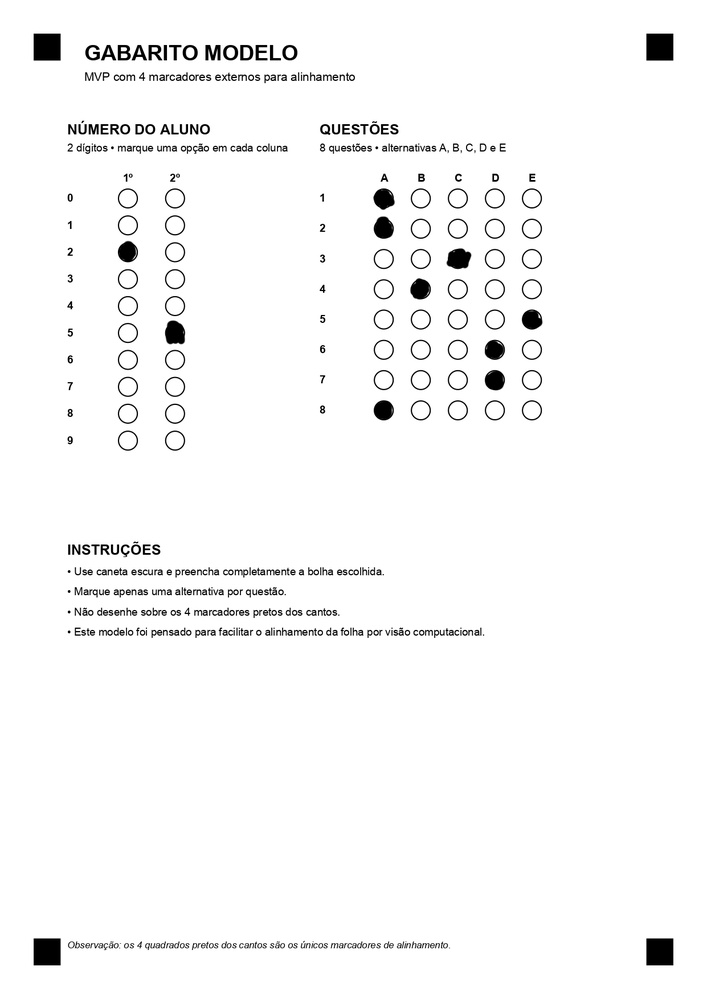
#> input picture scan_api/omr/gabarito.jpg, 707 x 999 px, shrunk from 1241 x 1754 before the run
$ python -i preprocess.py   (imports and definitions only)
#> lines starting #> are read from the running program, lines starting #| are printed output that depends on the picture; after the words box and inside, x2 and y2 are one past the last pixel; in counts of white or black regions, pixels touching at a corner belong together
import cv2


def preprocess_image(image_path):
#> called with image_path = '../gabarito.jpg'
    image = cv2.imread(image_path)
#> image is the input picture: shape (999, 707, 3); min 0, max 255, mean 248

    if image is None:
        raise ValueError(f"Imagem não encontrada: {image_path}")

    return preprocess_image_from_array(image)


def preprocess_image_from_array(image):
    gray = cv2.cvtColor(image, cv2.COLOR_BGR2GRAY)

    clahe = cv2.createCLAHE(clipLimit=2.0, tileGridSize=(8, 8))
    gray = clahe.apply(gray)

    blur = cv2.GaussianBlur(gray, (5, 5), 0)

    thresh = cv2.adaptiveThreshold(
        blur,
        255,
        cv2.ADAPTIVE_THRESH_GAUSSIAN_C,
        cv2.THRESH_BINARY_INV,
        31,
        8,
    )
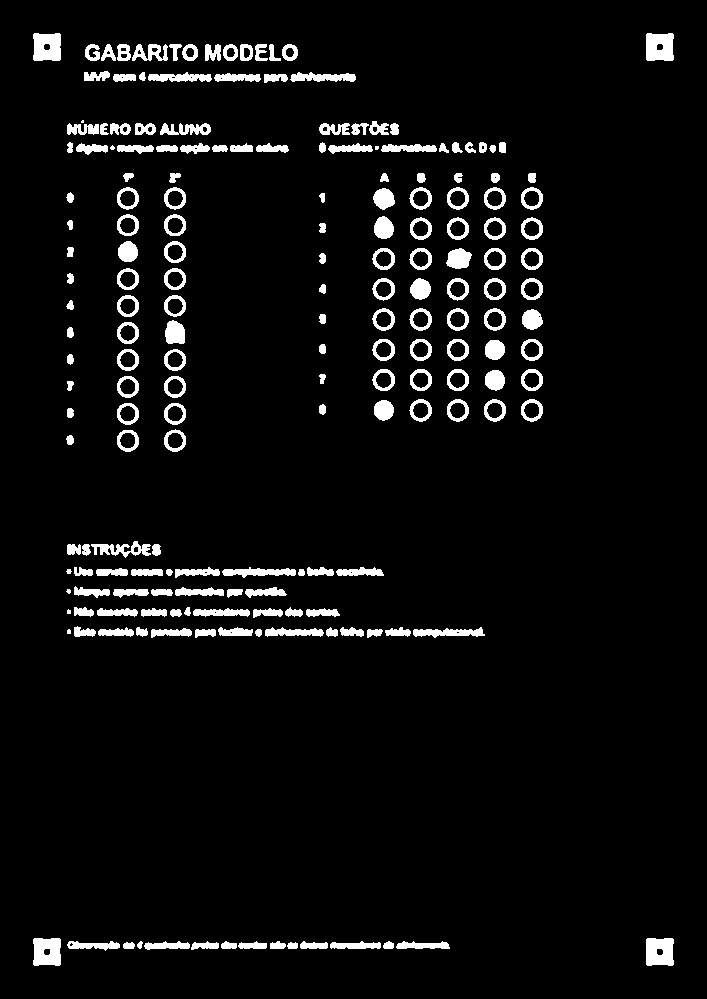
#> thresh: shape (999, 707); 5.2% white; 195 white regions (6 under 20 px), largest, box (x1, y1, x2, y2) and area: (646, 938, 674, 966) 707, (646, 33, 674, 61) 706, (33, 33, 61, 61) 705

    kernel = cv2.getStructuringElement(cv2.MORPH_ELLIPSE, (2, 2))
    thresh = cv2.morphologyEx(thresh, cv2.MORPH_CLOSE, kernel)
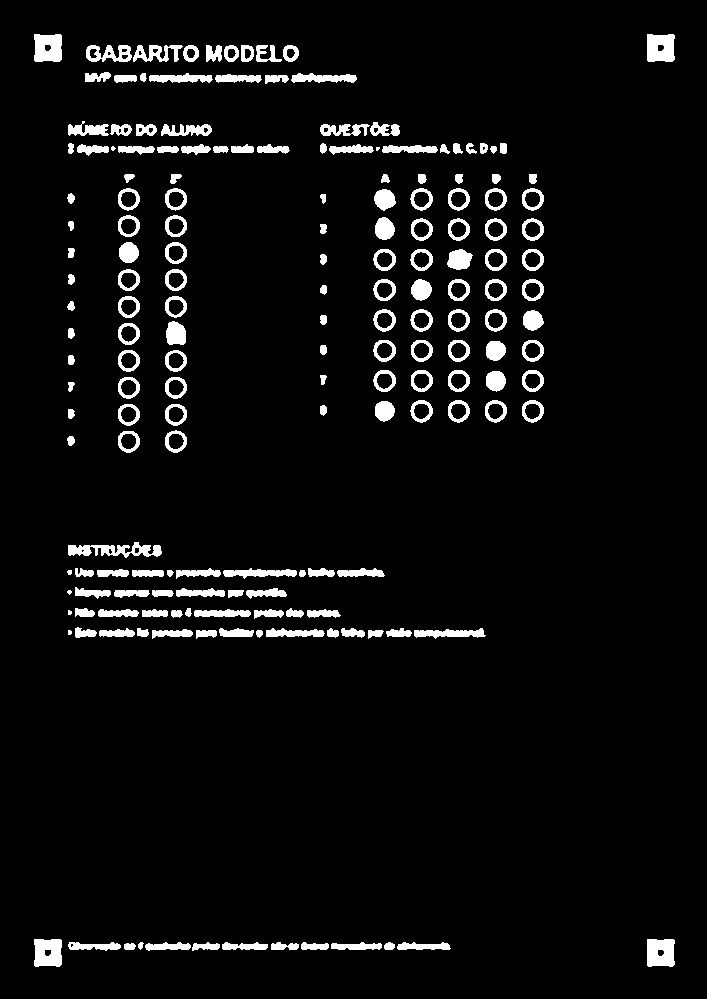
#> thresh: shape (999, 707); 5.2% white; 182 white regions (5 under 20 px), largest, box (x1, y1, x2, y2) and area: (68, 542, 162, 558) 782, (647, 939, 675, 967) 707, (34, 34, 62, 62) 705

    return image, thresh

>>> result = preprocess_image('../gabarito.jpg')

$ run again, on scan_api/omr/prova.png
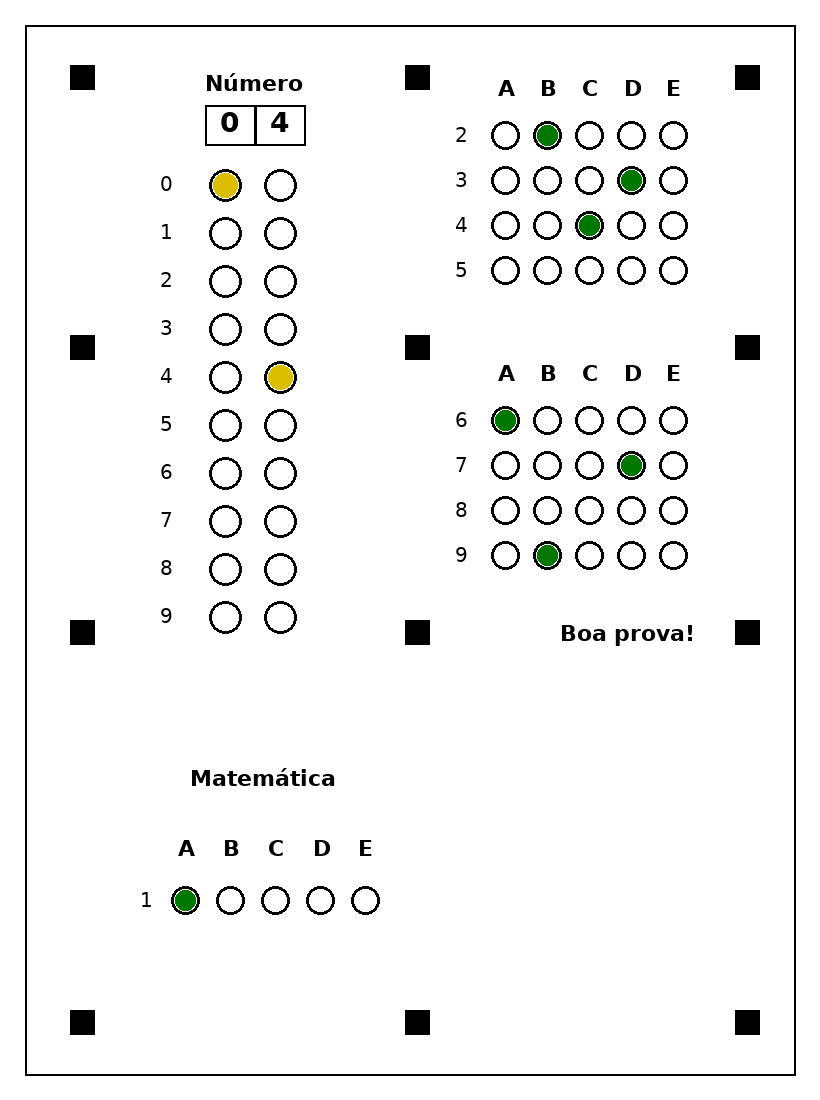
#> input picture scan_api/omr/prova.png, 820 x 1100 px
#> in preprocess_image, image is the input picture: shape (1100, 820, 3); mean B, G, R 243.5, 244, 243.7
#> in preprocess_image_from_array, `thresh = cv2.adaptiveThreshold( blur, 255, cv2.ADAPTIVE_THRESH_GAUSSIA..`:
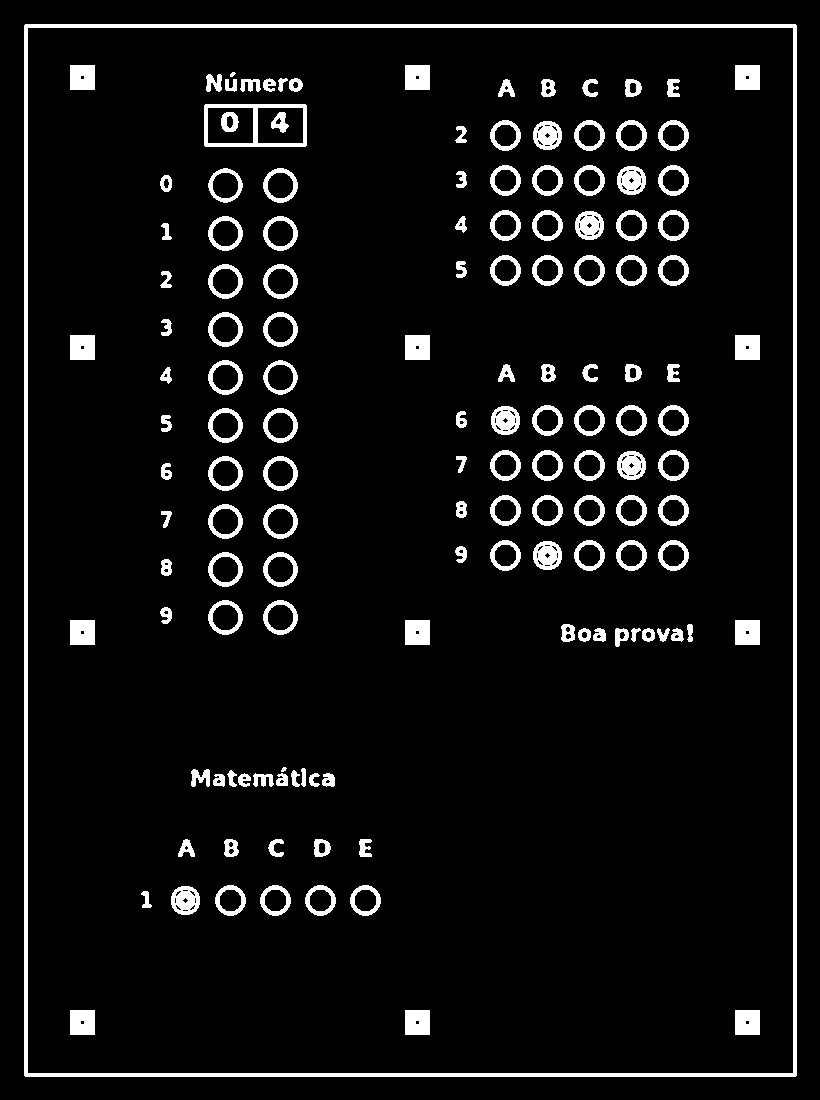
#> thresh: shape (1100, 820); 6.5% white; 142 white regions, largest, box (x1, y1, x2, y2) and area: (24, 24, 797, 1077) 14540, (204, 104, 307, 147) 1275, (70, 65, 95, 90) 616
#> in preprocess_image_from_array, `thresh = cv2.morphologyEx(thresh, cv2.MORPH_CLOSE, kernel)`:
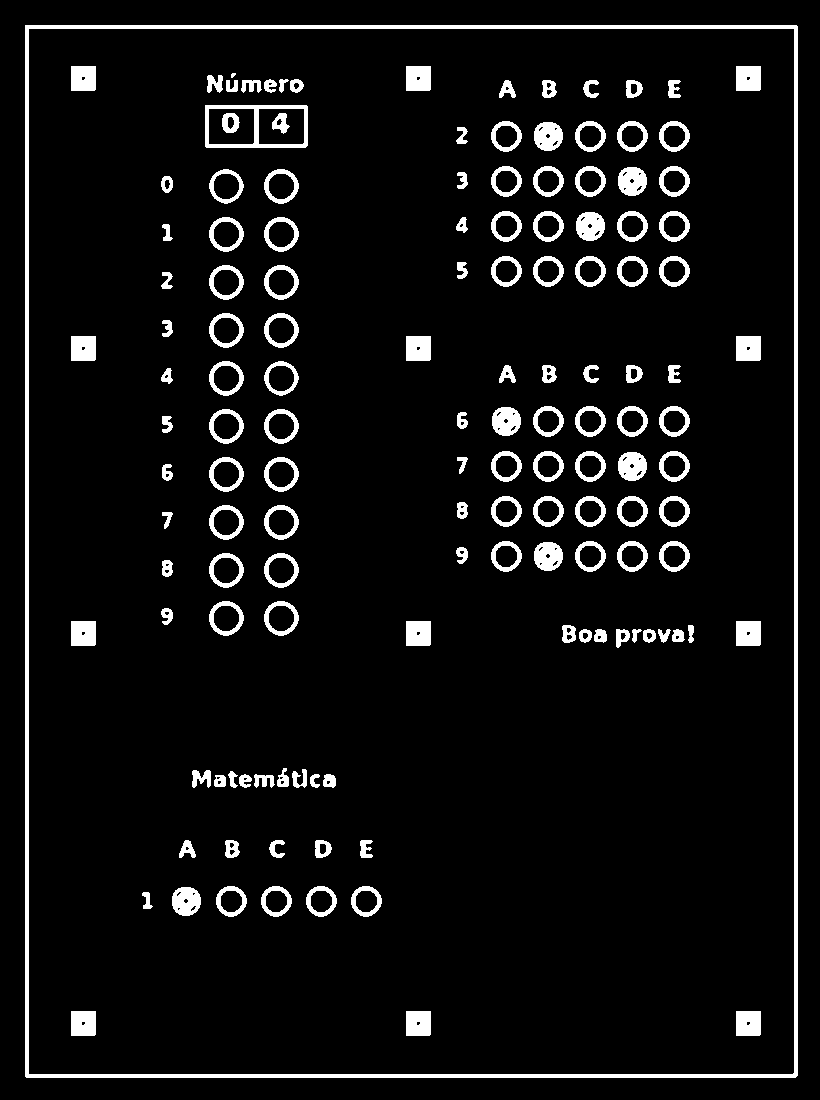
#> thresh: shape (1100, 820); 6.6% white; 140 white regions (1 under 20 px), largest, box (x1, y1, x2, y2) and area: (25, 25, 798, 1078) 14540, (205, 105, 308, 148) 1276, (534, 122, 563, 151) 652
